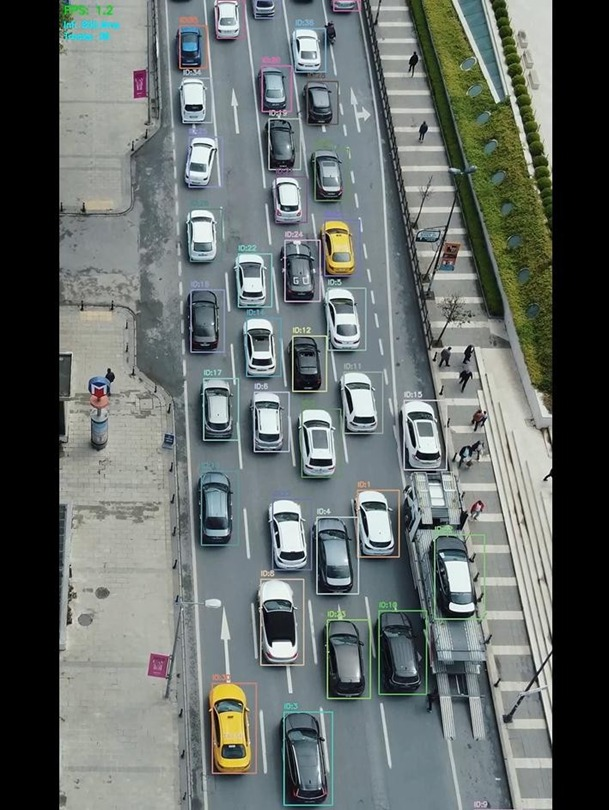
#> input picture assets/actual.pic.jpeg, 609 x 810 px
$ python -i preprocessing.py   (imports and definitions only)
#> lines starting #> are read from the running program, lines starting #| are printed output that depends on the picture; after the words box and inside, x2 and y2 are one past the last pixel; in counts of white or black regions, pixels touching at a corner belong together
#> further down, picture is the input picture: shape (810, 609, 3); mean B, G, R 105.2, 107.6, 100.8
import cv2, numpy as np

def load_frame(frame):
    """Resize and normalize frame for model input"""
    resized = cv2.resize(frame, (640, 640))
    return resized

def extract_features(frame):
    """Extract basic visual features from frame"""
    gray    = cv2.cvtColor(frame, cv2.COLOR_BGR2GRAY)
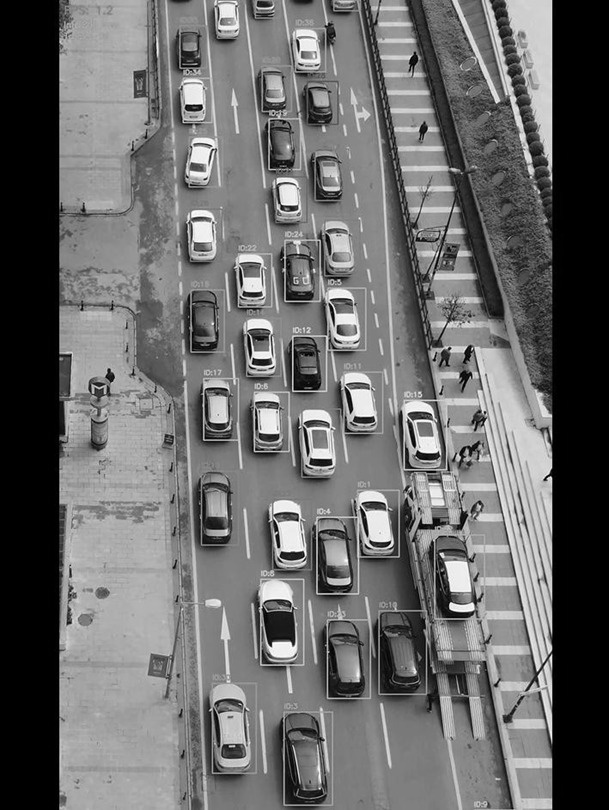
#> gray: shape (810, 609); min 0, max 254, mean 105.3
    blurred = cv2.GaussianBlur(gray, (5, 5), 0)
    edges   = cv2.Canny(blurred, 50, 150)
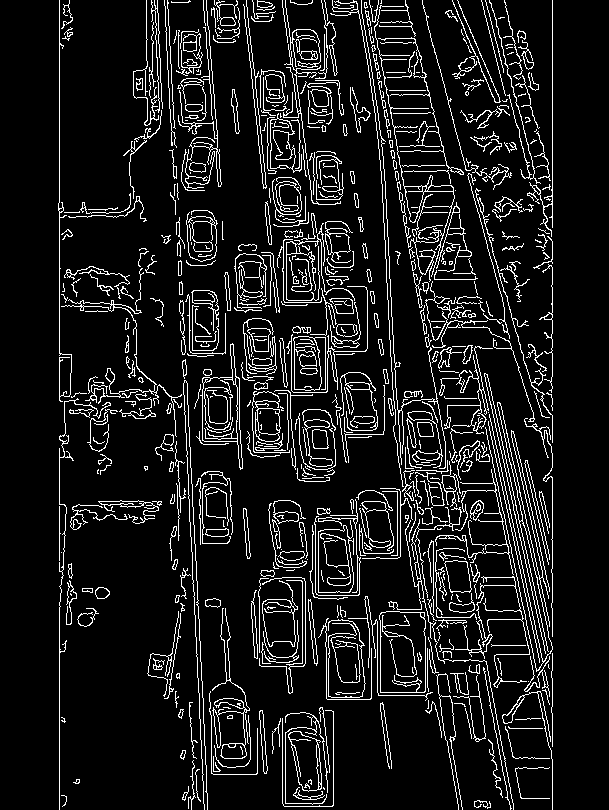
#> edges: shape (810, 609); 10% white in thin lines or dots, all inside (x1, y1, x2, y2) = (58, 0, 553, 810)
    return edges

def extract_frames(video_path, output_dir, every_n=5):
    """Extract every Nth frame from a video file"""
    import os
    os.makedirs(output_dir, exist_ok=True)
    cap = cv2.VideoCapture(video_path)
    total = int(cap.get(cv2.CAP_PROP_FRAME_COUNT))
    fps   = cap.get(cv2.CAP_PROP_FPS)
    print(f"Video: {total} frames @ {fps:.1f} FPS")
    frame_count, saved = 0, 0
    while cap.isOpened():
        ret, frame = cap.read()
        if not ret: break
        if frame_count % every_n == 0:
            fname = f"{output_dir}/frame_{frame_count:06d}.jpg"
            cv2.imwrite(fname, frame)
            saved += 1
        frame_count += 1
    cap.release()
    print(f"Saved {saved} frames to {output_dir}")
    return saved

>>> import cv2
>>> picture = cv2.imread('assets/actual.pic.jpeg')
>>> result = extract_features(picture)
